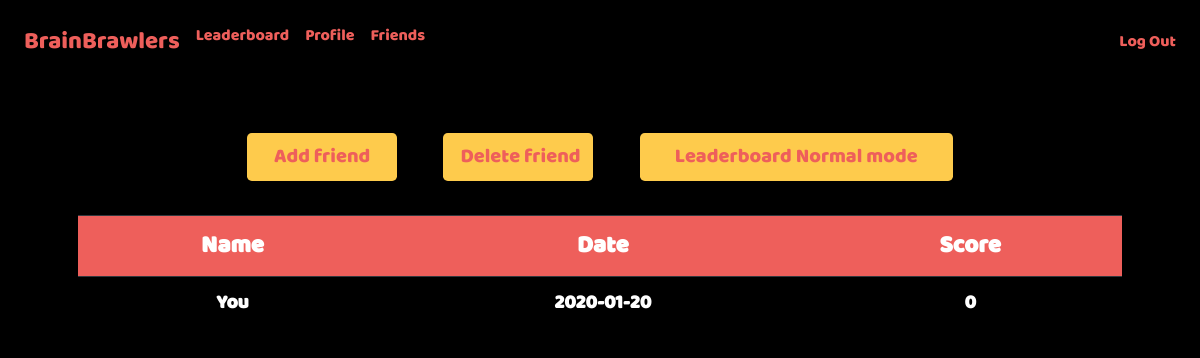
Before: /friends_mirror (signed in) with the older database file.
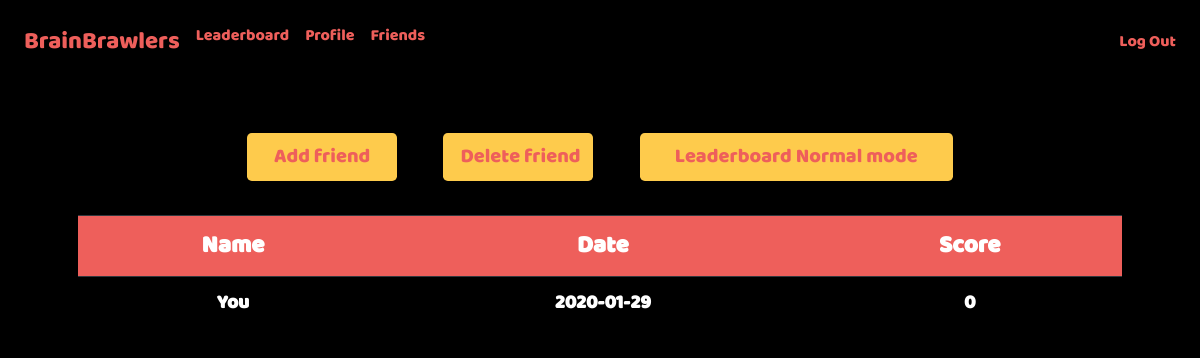
After: the same page with the newer database file.
### tables this page shows
CREATE TABLE 'users' ('id' integer PRIMARY KEY AUTOINCREMENT NOT NULL, 'username' text NOT NULL, 'hash' text NOT NULL, 'highscore' integer NOT NULL, 'date'  date NOT NULL DEFAULT CURRENT_DATE  , 'highscore_mirror' integer);

### application.py (the view)
@app.route("/friends_mirror", methods=["GET"])
@login_required
def friends_mirror():
    friends = set([friend["friendname"] for friend in get_db(["friendname"], "friends", "user_id", session["user_id"])])
    highscores = sum([get_db(["username", "highscore_mirror", "date"], "users", "username", friend) for friend in friends], [])
    highscores = sorted(highscores, key=lambda k:k["highscore_mirror"], reverse=True)
    yourscore = get_db(["highscore_mirror", "date"], "users", "id", session["user_id"])
    return render_template("friends/friends_mirror.html", highscores=highscores, yourscore=yourscore[0])

### application.py (called while the page is built)
@app.after_request
def after_request(response):
    response.headers["Cache-Control"] = "no-cache, no-store, must-revalidate"
    response.headers["Expires"] = 0
    response.headers["Pragma"] = "no-cache"
    return response

### helpers.py (called while the page is built, shortened)
def login_required(f):
    @wraps(f)
    def decorated_function(*args, **kwargs):
        if session.get("user_id") is None:
            return redirect("/index")
        return f(*args, **kwargs)
    return decorated_function

def get_db(items, table, key, value, order=None):
    string = "SELECT "
    if order == "friends":
        return db.execute("SELECT friendname FROM friends WHERE user_id= :user_id AND friendname= :friendname"
        , user_id=value[0], friendname=value[1])
    for item in items:
        if item != items[0]:
            string += ", "
        string += str(item)
    string += " FROM " + table
    if key != None and value != None:
        string += " WHERE " + key + "= :key"
    if key != None:
        return db.execute(string, key=str(value))
    return db.execute(string)

### templates/friends/friends_mirror.html (shortened to what this page needs)
{% extends "layout.html" %}
{% block css %}
<link href="{{ url_for('static', filename='css/index_style.css') }}" rel="stylesheet">
{% endblock %}
{% block main %}
    <p>
        <br>
        <br>
    </p>
    <a href="/add_friend"><button type="button" class="btn btn-lg">Add friend</button></a>
    <a href="/delete_friend"><button type="submit" class="btn btn-lg">Delete friend</button></a>
    <a href="/friends"><button class="btn btn-lg" style="width:30%">Leaderboard Normal mode</button></a>
    <table id=table class="table table-dark" style="width:100%">
        <link href="/static/css/leaderboard.css" rel="stylesheet">
        <tr>
            <th>Name</th>
            <th>Date</th>
            <th>Score</th>
        </tr>
        <tr>
            <td><strong>You</strong></td>
            <td><strong>{{ yourscore.date }}</strong></td>
            <td><strong>{{ yourscore.highscore_mirror }}</strong></td>
        </tr>
    </table>
{% endblock %}

Changed rows visible on the page:
changed users: date "2020-01-20" → "2020-01-29"
